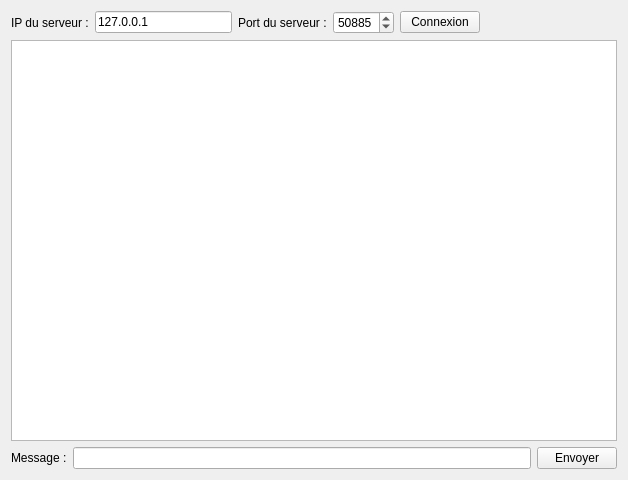
<?xml version="1.0" encoding="UTF-8"?>
<ui version="4.0">
 <class>FenClient</class>
 <widget class="QWidget" name="FenClient">
  <property name="geometry">
   <rect>
    <x>0</x>
    <y>0</y>
    <width>628</width>
    <height>480</height>
   </rect>
  </property>
  <property name="windowTitle">
   <string>Projet PRI - Client</string>
  </property>
  <property name="windowIcon">
   <iconset>
    <normaloff>chat.png</normaloff>chat.png</iconset>
  </property>
  <layout class="QVBoxLayout" name="verticalLayout_2">
   <item>
    <layout class="QHBoxLayout" name="horizontalLayout">
     <item>
      <widget class="QLabel" name="label">
       <property name="text">
        <string>IP du serveur :</string>
       </property>
      </widget>
     </item>
     <item>
      <widget class="QLineEdit" name="serveurIP">
       <property name="maximumSize">
        <size>
         <width>150</width>
         <height>16777215</height>
        </size>
       </property>
       <property name="text">
        <string>127.0.0.1</string>
       </property>
      </widget>
     </item>
     <item>
      <widget class="QLabel" name="label_2">
       <property name="text">
        <string>Port du serveur :</string>
       </property>
      </widget>
     </item>
     <item>
      <widget class="QSpinBox" name="serveurPort">
       <property name="minimumSize">
        <size>
         <width>60</width>
         <height>0</height>
        </size>
       </property>
       <property name="minimum">
        <number>1024</number>
       </property>
       <property name="maximum">
        <number>65535</number>
       </property>
       <property name="value">
        <number>50885</number>
       </property>
      </widget>
     </item>
     <item>
      <widget class="QPushButton" name="boutonConnexion">
       <property name="text">
        <string>Connexion</string>
       </property>
      </widget>
     </item>
     <item>
      <spacer name="horizontalSpacer">
       <property name="orientation">
        <enum>Qt::Horizontal</enum>
       </property>
       <property name="sizeHint" stdset="0">
        <size>
         <width>40</width>
         <height>20</height>
        </size>
       </property>
      </spacer>
     </item>
     <item>
      <layout class="QVBoxLayout" name="verticalLayout"/>
     </item>
    </layout>
   </item>
   <item>
    <widget class="QTextEdit" name="listeMessages">
     <property name="readOnly">
      <bool>true</bool>
     </property>
    </widget>
   </item>
   <item>
    <layout class="QHBoxLayout" name="horizontalLayout_2">
     <item>
      <widget class="QLabel" name="label_4">
       <property name="text">
        <string>Message :</string>
       </property>
      </widget>
     </item>
     <item>
      <widget class="QLineEdit" name="message"/>
     </item>
     <item>
      <widget class="QPushButton" name="boutonEnvoyer">
       <property name="text">
        <string>Envoyer</string>
       </property>
       <property name="icon">
        <iconset>
         <normaloff>chat.png</normaloff>chat.png</iconset>
       </property>
      </widget>
     </item>
    </layout>
   </item>
  </layout>
 </widget>
 <resources/>
 <connections/>
</ui>
